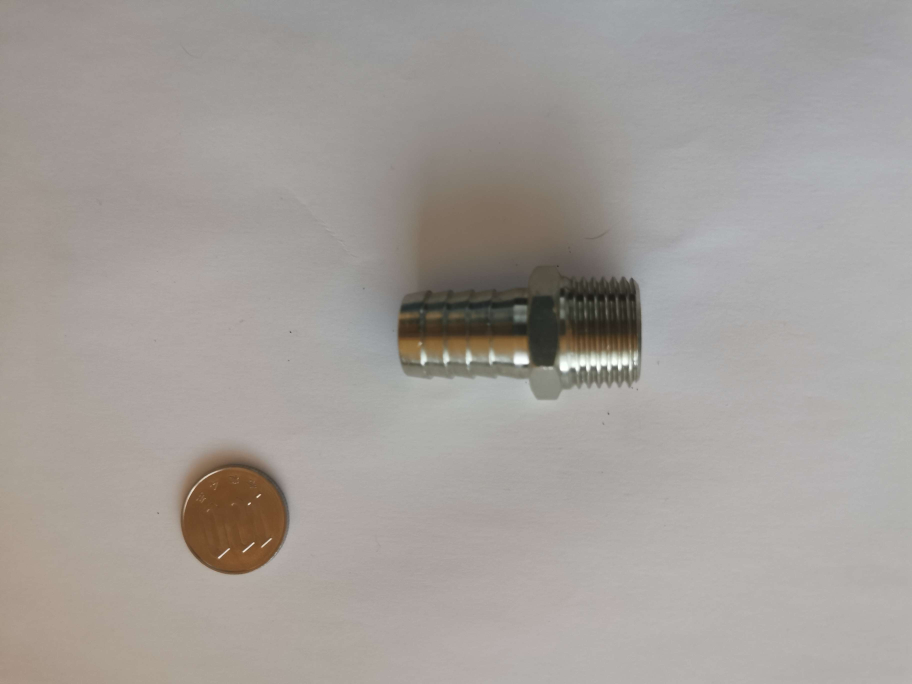
#> input picture DataBase/image7.jpg, 3648 x 2736 px (shown at 1/4 size)
$ jupyter execute --allow-errors tooth_pattern.ipynb
#> lines starting #> are read from the running program, lines starting #| are printed output that depends on the picture; after the words box and inside, x2 and y2 are one past the last pixel; in counts of white or black regions, pixels touching at a corner belong together; long printed decimals are rounded
### SRC/diametre_monnaie.py
import cv2
import numpy as np
import os

def conversion_piece(image_path,taille_piece):
    # Afficher le chemin absolu pour le débogage
    print(f"Chemin absolu de l'image: {os.path.abspath(image_path)}")

    # Vérifier si le fichier existe
    if not os.path.exists(image_path):
        print("Le fichier spécifié n'existe pas.")
        return None

    image = cv2.imread(image_path)#charge image
    if image is None:
        raise ValueError("L'image n'a pas pu être chargée.")

    gray = cv2.cvtColor(image, cv2.COLOR_BGR2GRAY)
    _,thresh = cv2.threshold(gray,0,255,cv2.THRESH_BINARY+cv2.THRESH_OTSU)
    thresh = cv2.bitwise_not(thresh)

    element = cv2.getStructuringElement(shape=cv2.MORPH_RECT, ksize=(5, 5))

    morph_img = thresh.copy()
    cv2.morphologyEx(src=thresh, op=cv2.MORPH_CLOSE, kernel=element, dst=morph_img)

    contours,_ = cv2.findContours(morph_img,cv2.RETR_TREE,cv2.CHAIN_APPROX_SIMPLE) #trouver les contours

    output_image = cv2.cvtColor(morph_img, cv2.COLOR_GRAY2BGR)# préparer l'image de sortie

    height, width = morph_img.shape[:2]# dimensions de l'image

    y_limit1 = height - 800 #limite
    y_limit2 = 800

    max_contour = None #contour et aire
    max_area = 0

    for cnt in contours: #on cherche dans la zone les contours
        (x, y), radius = cv2.minEnclosingCircle(cnt)
        center = (int(x), int(y))
        if (center[1] > y_limit1 or center[1] < y_limit2):
            area = cv2.contourArea(cnt)
            if area > max_area:
                max_area = area
                max_contour = cnt

    if max_contour is not None:
        (x, y), radius = cv2.minEnclosingCircle(max_contour)
        diameter = 2 * int(radius)
    else:
        diameter = 0

    cv2.imwrite('output_image_with_diameter.jpg', output_image)

    return taille_piece/diameter #diametre

def estimate_image(image_path):
    image = cv2.imread(image_path)#charge image
    if image is None:
        raise ValueError("L'image n'a pas pu être chargée.")

    gray = cv2.cvtColor(image, cv2.COLOR_BGR2GRAY)
    _,thresh = cv2.threshold(gray,0,255,cv2.THRESH_BINARY+cv2.THRESH_OTSU)
    thresh = cv2.bitwise_not(thresh)

    element = cv2.getStructuringElement(shape=cv2.MORPH_RECT, ksize=(5, 5))

    morph_img = thresh.copy()
    cv2.morphologyEx(src=thresh, op=cv2.MORPH_CLOSE, kernel=element, dst=morph_img)

    contours,_ = cv2.findContours(morph_img,cv2.RETR_TREE,cv2.CHAIN_APPROX_SIMPLE) #trouver les contours

    output_image = cv2.cvtColor(morph_img, cv2.COLOR_GRAY2BGR)# préparer l'image de sortie

    height, width = morph_img.shape[:2]# dimensions de l'image

    y_limit1 = height - 800 #limite
    y_limit2 = 800

    max_contour = None #contour et aire
    max_area = 0

    for cnt in contours: #on cherche dans la zone les contours
        (x, y), radius = cv2.minEnclosingCircle(cnt)
        center = (int(x), int(y))
        if (center[1] > y_limit1 or center[1] < y_limit2):
            area = cv2.contourArea(cnt)
            if area > max_area:
                max_area = area
                max_contour = cnt

    if max_contour is not None:
        (x, y), radius = cv2.minEnclosingCircle(max_contour)
        diameter = 2 * int(radius)
    else:
        diameter = 0

    (x, y), radius = cv2.minEnclosingCircle(max_contour)
    center = (int(x), int(y))
    radius = int(radius)
    cv2.circle(output_image, center, radius, (0, 255, 0), 2)
    cv2.circle(output_image, center, 1, (0, 0, 255), 3)
    start_point = (int(x - radius), int(y))
    end_point = (int(x + radius), int(y))
    cv2.line(output_image, start_point, end_point, (255, 0, 0), 2)

    return output_image #output image


image_path = '../DataBase/image7.jpg'
conversion = conversion_piece(image_path,22.6)
#> in conversion_piece, image is the input picture: shape (2736, 3648, 3); mean B, G, R 153.8, 157.9, 163.2
#> in conversion_piece, `gray = cv2.cvtColor(image, cv2.COLOR_BGR2GRAY)`:
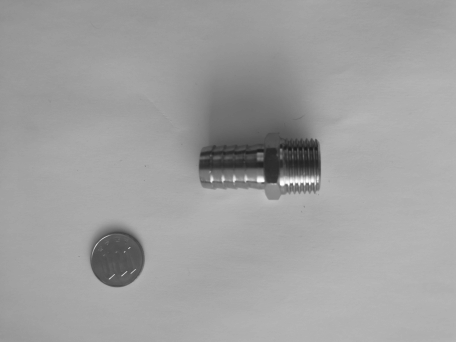
#> gray: shape (2736, 3648) (shown at 1/8 size); min 23, max 255, mean 159.1
#> in conversion_piece, `_,thresh = cv2.threshold(gray,0,255,cv2.THRESH_BINARY+cv2.THRESH_OTSU)`:
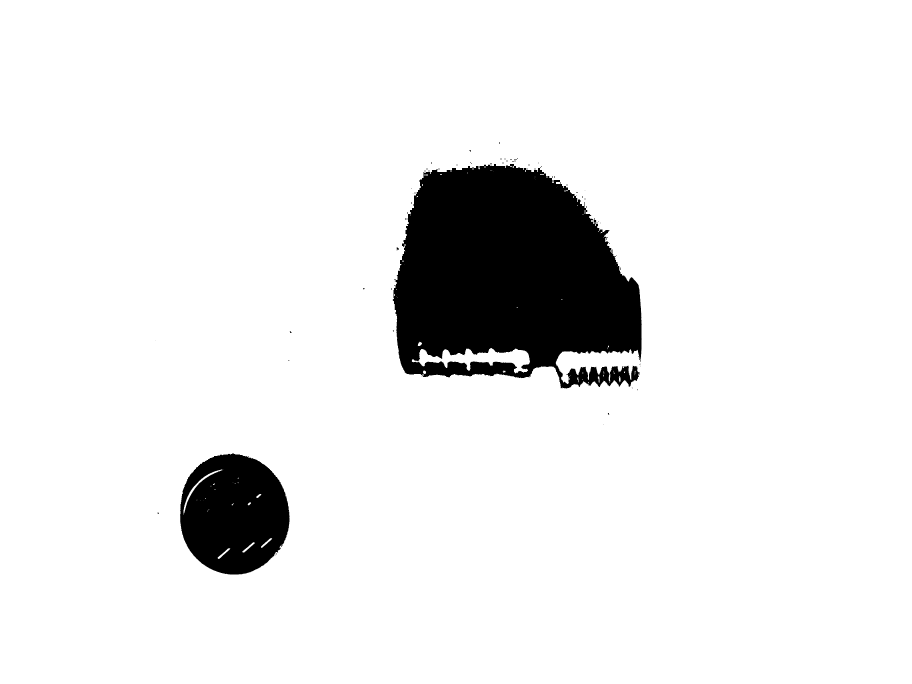
#> thresh: shape (2736, 3648) (shown at 1/4 size); 91.7% white; 76 black regions (65 under 20 px), largest, box (x1, y1, x2, y2) and area: (1571, 654, 2567, 1554) 659143, (720, 1814, 1158, 2298) 163661, (1586, 990, 1595, 1002) 68
#> in conversion_piece, `thresh = cv2.bitwise_not(thresh)`:
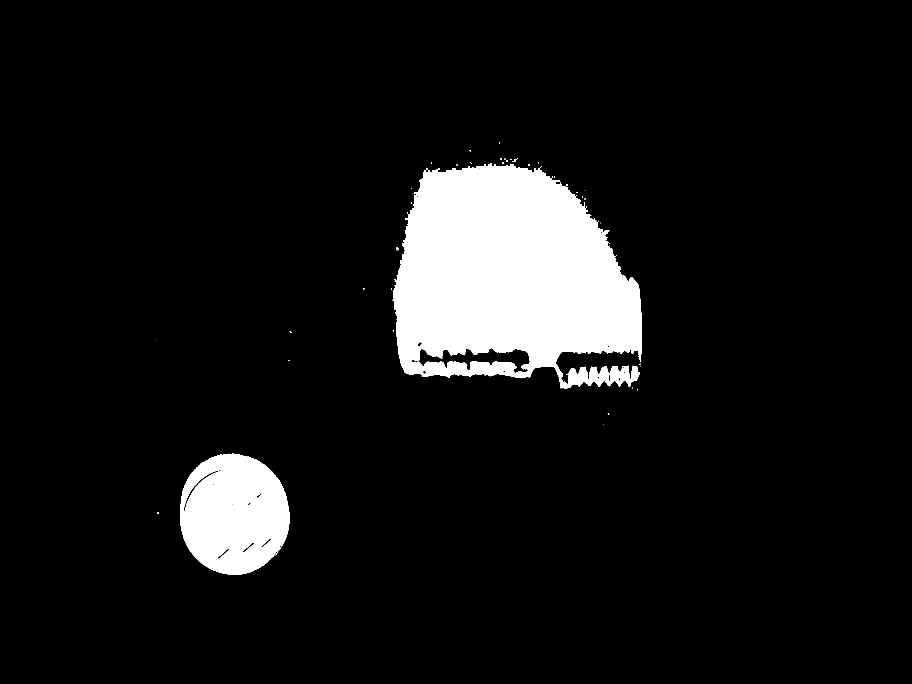
#> thresh: shape (2736, 3648) (shown at 1/4 size); 8.3% white; 76 white regions (65 under 20 px), largest, box (x1, y1, x2, y2) and area: (1571, 654, 2567, 1554) 659143, (720, 1814, 1158, 2298) 163661, (1586, 990, 1595, 1002) 68
#> in conversion_piece, `contours,_ = cv2.findContours(morph_img,cv2.RETR_TREE,cv2.CHAIN_APPROX..`: contours = 73 contours, 51 with area under 20; largest, box (x1, y1, x2, y2) and area: (1571, 654, 2567, 1554) 680176, (720, 1814, 1158, 2298) 166542, (1674, 1392, 2120, 1492) 20800, (733, 1882, 873, 2048) 1841, (871, 2192, 920, 2236) 494
#> the loop in conversion_piece, `for cnt in contours:` made 73 passes
#> (x, y, radius, center, area, max_area) on pass 2: (926.2, 2056.7, 243.1, (926, 2056), 166542, 166542)
#> after the loop in conversion_piece, `for cnt in contours:`: max_area = 166542; max_contour = contour of 641 points, box (x1, y1, x2, y2) (720, 1814, 1158, 2298), area 166542
#> in conversion_piece, `(x, y), radius = cv2.minEnclosingCircle(max_contour)`: x = 926.2; y = 2056.7; radius = 243.1
#> in conversion_piece, `diameter = 2 * int(radius)`: diameter = 486
#> conversion = 0.0465
cv2.imwrite('diametre_piece.png', estimate_image(image_path))
#> the loop in estimate_image, `for cnt in contours:` made 73 passes
#> after the loop in estimate_image, `for cnt in contours:`: max_area = 166542
#> in estimate_image, `(x, y), radius = cv2.minEnclosingCircle(max_contour)`: x = 926.2; y = 2056.7; radius = 243.1
#> in estimate_image, `diameter = 2 * int(radius)`: diameter = 486
#> in estimate_image, `center = (int(x), int(y))`: center = (926, 2056)
#> in estimate_image, `radius = int(radius)`: radius = 243
#> in estimate_image, `start_point = (int(x - radius), int(y))`: start_point = (683, 2056)
#> in estimate_image, `end_point = (int(x + radius), int(y))`: end_point = (1169, 2056)
if conversion:
    print(f"Conversion estimée en pixels : {conversion}")
#| Conversion estimée en pixels : 0.0465

### SRC/tooth_pattern.ipynb
[cell 1]
import cv2
import numpy as np
from matplotlib import pyplot as plt
import nbimporter
from diametre_monnaie import conversion_piece

[cell 2]
image_path = '../DataBase/image7.jpg'

reference_object_mm = 22.6  # diamètre de la pièce de monnaie en mm

# Les dimensions réelles en millimètres de la piece

diametre_reel_mm = 20  # Diamètre réel du filetage en mm
pas_reel_mm = 25.4 / 14 # Pas réel du filetage en mm

[cell 3]
def draw_tooth_pattern(image_path, pas_reel_mm, reference_object_mm, rotation):
    # Supposons que cette fonction retourne la taille en pixels du diamètre réel
    size_pixels = conversion_piece(image_path, reference_object_mm)

    if size_pixels <= 0:
        raise ValueError("La taille en pixels doit être positive et non nulle")

    pas_pixels = pas_reel_mm / size_pixels
    tooth_height = max(int(1 / size_pixels), 1)  # Assurez-vous que la hauteur est au moins 1

    pattern_width = int(pas_pixels) * 4  # Largeur pour 4 dents

    pattern_image = np.zeros((tooth_height, pattern_width), dtype=np.uint8)

    # Dessiner 4 dents
    for i in range(4):
        start_x = int(i * pas_pixels + pas_pixels * 0.25)
        end_x = int((i + 1) * pas_pixels - pas_pixels * 0.25)
        middle_x = int((start_x + end_x) / 2)

        cv2.line(pattern_image, (start_x, tooth_height - 1), (middle_x, 0), 255, 1)
        cv2.line(pattern_image, (middle_x, 0), (end_x, tooth_height - 1), 255, 1)

    if rotation:
        pattern_image = cv2.rotate(pattern_image, cv2.ROTATE_180)

    return pattern_image

[cell 4]
pattern_image = draw_tooth_pattern(image_path,pas_reel_mm,reference_object_mm,False)
#> the loop in conversion_piece (call 2), `for cnt in contours:` made 73 passes
#> after the loop in draw_tooth_pattern, `for i in range(4):`:
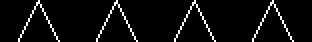
#> pattern_image: shape (21, 156) (shown 2 times larger); 5% white in thin lines or dots, all inside (x1, y1, x2, y2) = (9, 0, 147, 21)
pattern_image_r = draw_tooth_pattern(image_path,pas_reel_mm,reference_object_mm,True)
#> call 2 of draw_tooth_pattern, with image_path = '../DataBase/image7.jpg', pas_reel_mm = 1.81, reference_object_mm = 22.6, rotation = True
#> in draw_tooth_pattern (call 2), `pattern_image = cv2.rotate(pattern_image, cv2.ROTATE_180)`:
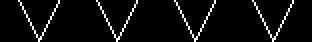
#> pattern_image: shape (21, 156) (shown 2 times larger); 5% white in thin lines or dots, all inside (x1, y1, x2, y2) = (9, 0, 147, 21)
cv2.imwrite('pattern_image.jpg', pattern_image)
cv2.imwrite('pattern_image_r.jpg', pattern_image_r)
#> Out = True

[cell 5]
# [10 lines left out: function match, not called in this run]

[cell 6]
def match(template,img):
    w, h = template.shape[::-1]
    res = cv2.matchTemplate(img,template,cv2.TM_CCOEFF_NORMED)
    min_val, max_val, min_loc, max_loc = cv2.minMaxLoc(res)

    top_left = max_loc
    bottom_right = (top_left[0] + w, top_left[1] + h)
    cv2.rectangle(img,top_left, bottom_right, 255, 2)

    return img,res,max_val

def match_top_bottom(template,template_r, img_path, vertical_split_ratio=0.5):
    img = cv2.imread(img_path, cv2.IMREAD_GRAYSCALE)
    h, w = img.shape

    split_line = int(vertical_split_ratio * h)

    img_with_matches = img.copy()

    top_region = img[:split_line, :]
    bottom_region = img[split_line:, :]

    img_with_matches_h, res_top, max_val_top = match(template_r, top_region)

    _, _, _, max_loc_top = cv2.minMaxLoc(res_top)
    top_left_top = max_loc_top

    img_with_matches_b, res_bottom, max_val_bottom = match(template, bottom_region)

    _, _, _, max_loc_bottom = cv2.minMaxLoc(res_bottom)
    bottom_right_bottom = (max_loc_bottom[0] + template.shape[1], max_loc_bottom[1] + split_line + template.shape[0])

    output_path = 'matched_bottom_h.jpg'
    cv2.imwrite(output_path, img_with_matches_h)

    output_path = 'matched_bottom_b.jpg'
    cv2.imwrite(output_path, img_with_matches_b)

    image_fusionnee = np.vstack((img_with_matches_h, img_with_matches_b))

    output_path = 'matched.jpg'
    cv2.imwrite(output_path, image_fusionnee)
    return image_fusionnee, (res_top, res_bottom), (max_val_top, max_val_bottom),top_left_top,bottom_right_bottom

[cell 7]
match_top_bottom(pattern_image,pattern_image_r, image_path)
#> in match_top_bottom, `top_region = img[:split_line, :]`:
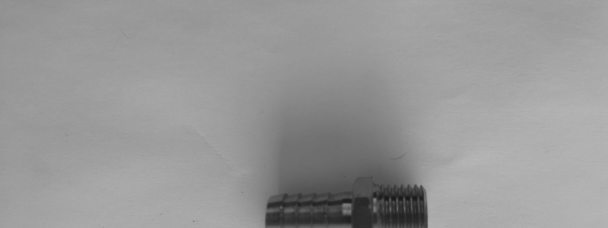
#> top_region: shape (1368, 3648) (shown at 1/6 size); min 23, max 216, mean 151.5
#> in match_top_bottom, `bottom_region = img[split_line:, :]`:
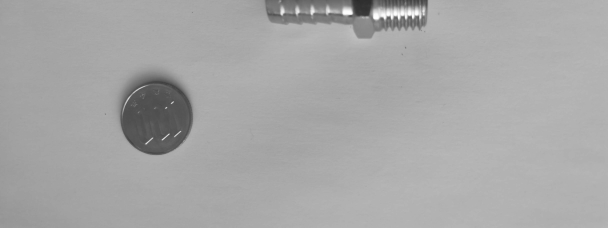
#> bottom_region: shape (1368, 3648) (shown at 1/6 size); min 40, max 255, mean 166.7
#> in match, `res = cv2.matchTemplate(img,template,cv2.TM_CCOEFF_NORMED)`:
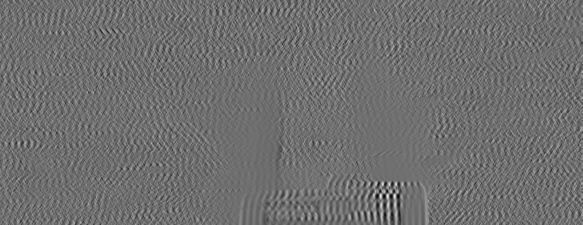
#> res: shape (1348, 3493) float32 (shown at 1/6 size); min -0.142, max 0.184, mean 0.00027; drawn with min black and max white
#> in match (call 2), `res = cv2.matchTemplate(img,template,cv2.TM_CCOEFF_NORMED)`:
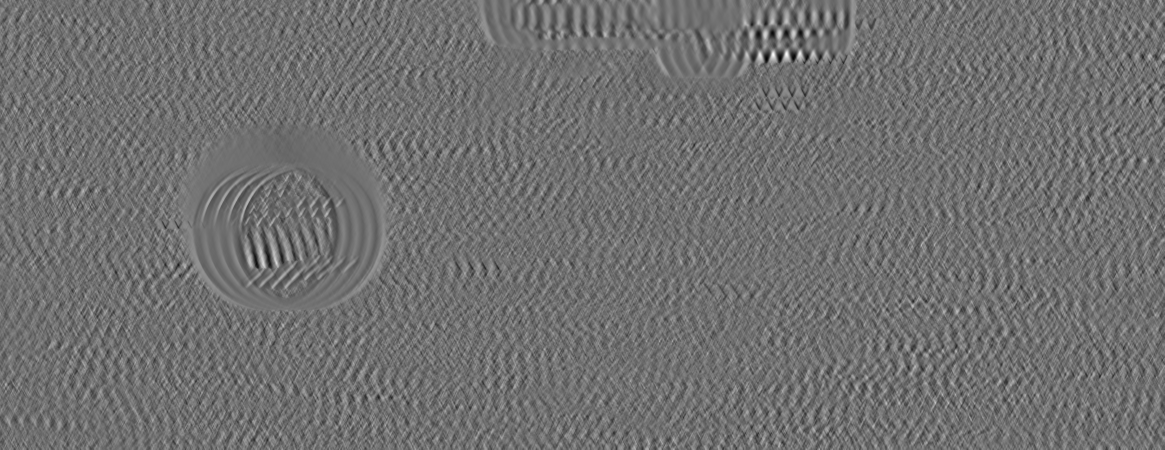
#> res: shape (1348, 3493) float32 (shown at 1/3 size); min -0.17, max 0.214, mean 1.61e-05; drawn with min black and max white

#> (a cell that did not finish here is left out)

cv2.imwrite('matched_image.jpg', img)
